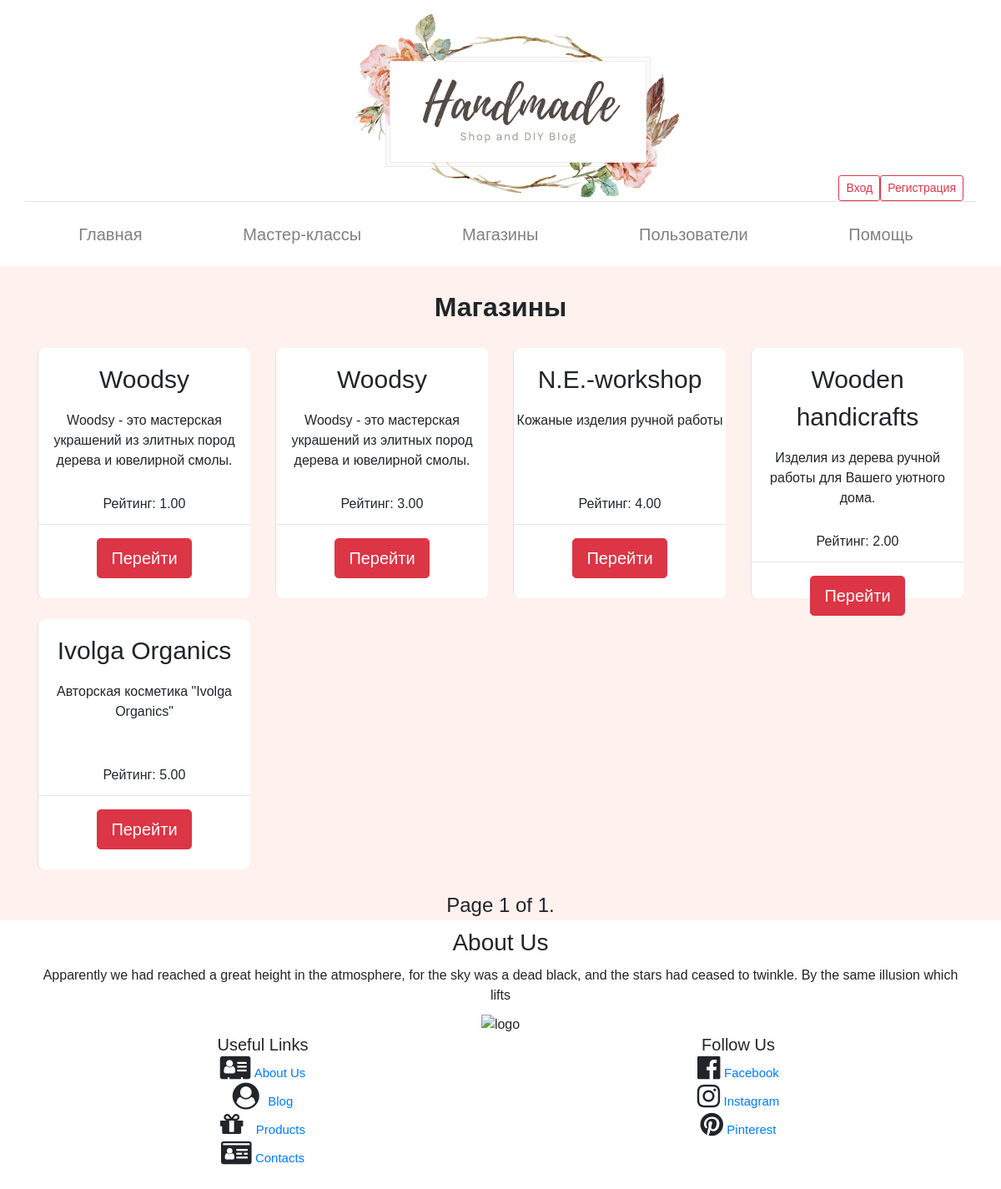
The page /shops/ on the database as committed earlier.
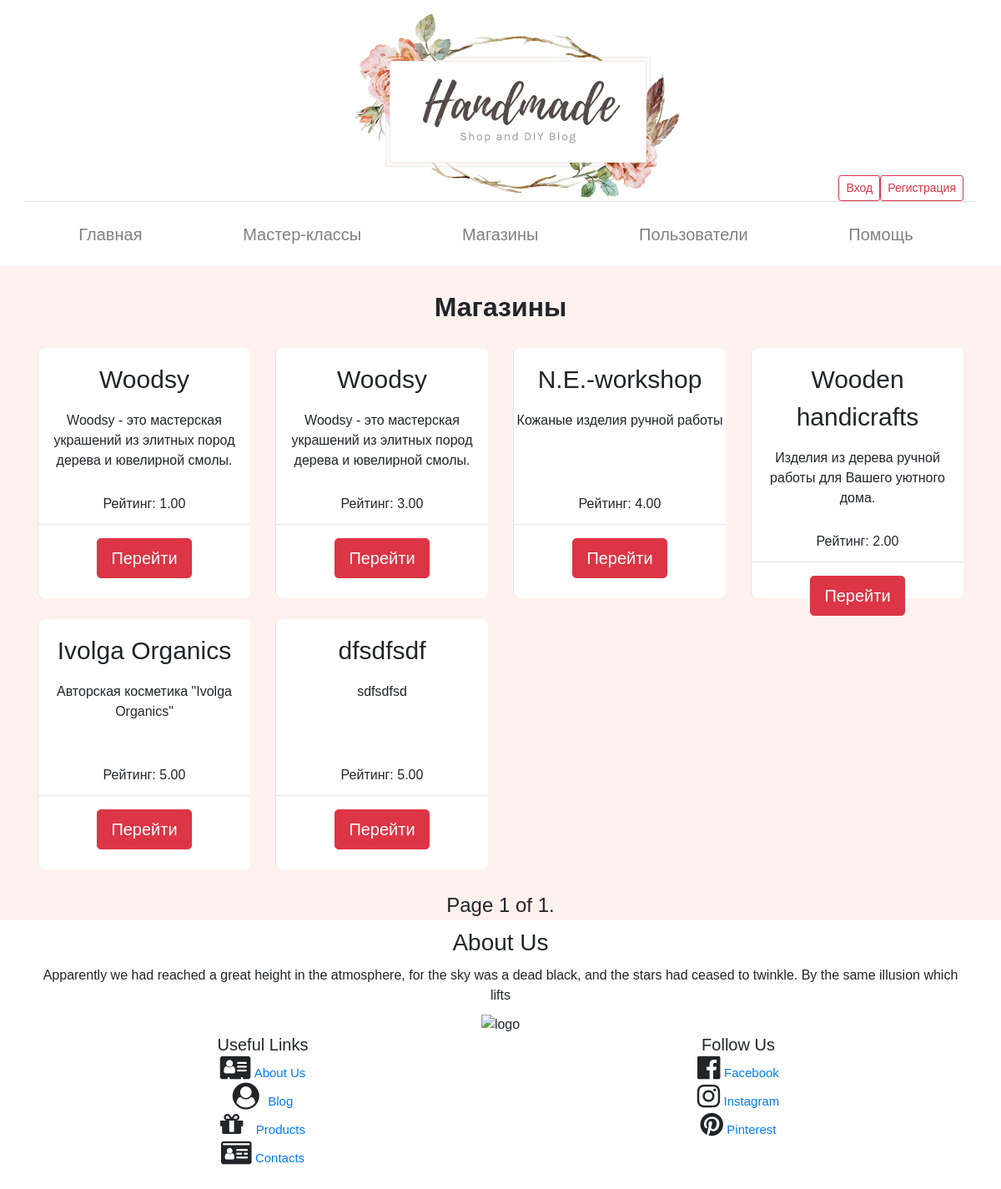
The same page on the database as committed later.
### creative_shop/models.py (models this page shows, shortened)
class Shop(models.Model):
    db_table = "shops"
    rating = models.DecimalField(max_digits=7, decimal_places=2, default=0.00)
    name = models.CharField(max_length=255, default="Мой магазин")
    description = models.TextField(default="Описание моего прекрастного магазина")
    owner = models.ForeignKey(User, related_name="shops", on_delete=models.CASCADE)
    created_at = models.DateTimeField(auto_now_add=True)

### creative_shop/views.py (the view)
# urls.py: path('', views.all_shops, name='all_shops'),
def all_shops(request):
    shop_objects = Shop.objects.all()
    if not shop_objects:
        return redirect('home_page')
    paginator = Paginator(shop_objects, 8)
    page = request.GET.get('page')
    try:
        shops = paginator.page(page)
    except PageNotAnInteger:
        shops = paginator.page(1)
    except EmptyPage:
        shops = paginator.page(paginator.num_pages)
    return render(request, 'shop_all_shops.html', context={'page': page, 'shops': shops})

### creative_shop/templates/shop_all_shops.html (shortened to what this page needs)
{% extends 'base_template.html' %}
{% load static %}
{% block content %}
    <div class="container">
        <div class="row" style="min-height: 400px;">
        <div class="col-12"><h2 class="text-center" style="font-weight: bold; margin: 30px 0;">Магазины</h2></div>
            {% for shop in shops %}
                <div class="col-12 col-md-3">
                    <div class="text-center border-left" style="background: #fffffffb; height: 300px; border-radius: 8px; margin-bottom: 25px;">
                        <p style="font-size: 30px; padding: 15px 0;">{{ shop.name }}</p>
                        <p style="height: 100px;">{{ shop.description }}</p>
                        <p style="height: 20px;">Рейтинг: {{ shop.rating }}</p>
                        <hr>
                        <a href="{% url 'shop' shop.id %}" class="btn btn-lg btn-danger">Перейти</a>
                    </div>
                </div>
            {% endfor %}
            {% include "pagination/pagination.html" with page=shops %}
        </div>
    </div>
{% endblock %}

Rows that differ between the two databases and show on the page:
added Shop: name "dfsdfsdf", description "sdfsdfsd", rating "5.00"
